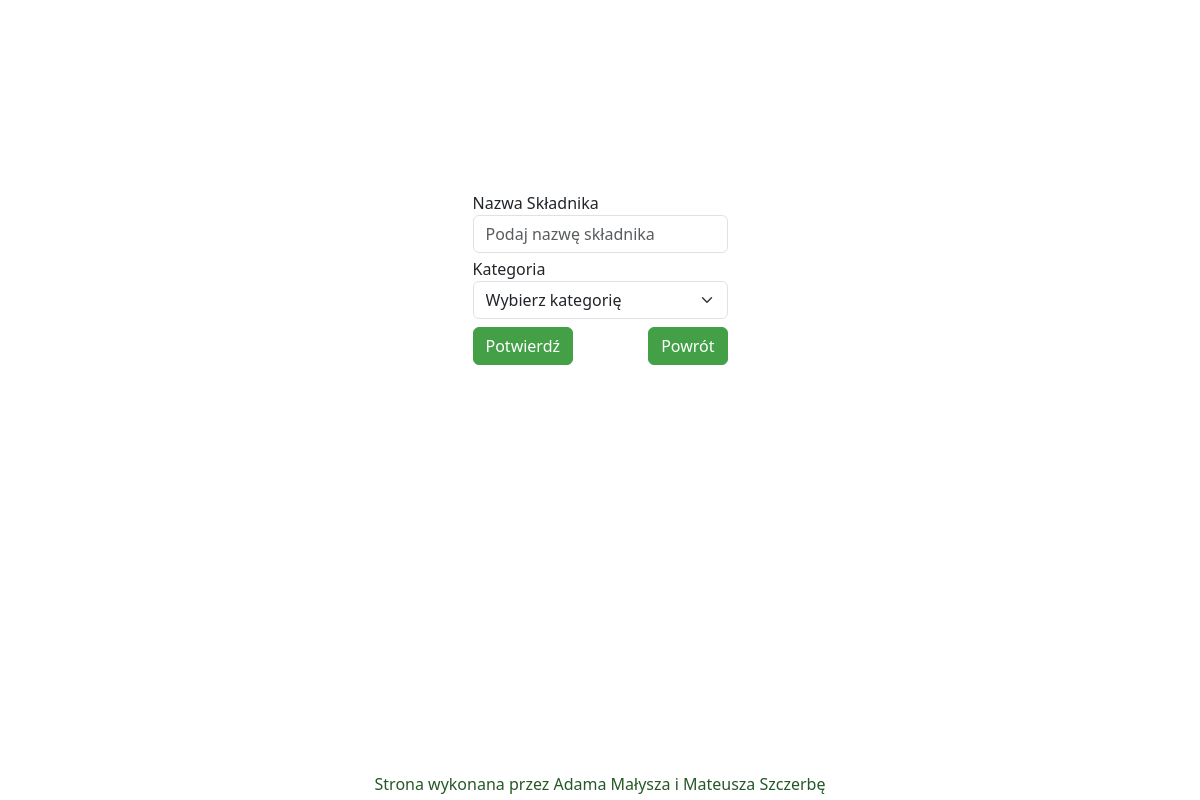
Before: /admin/edit/skladnik/9 (signed in) with the older database file.
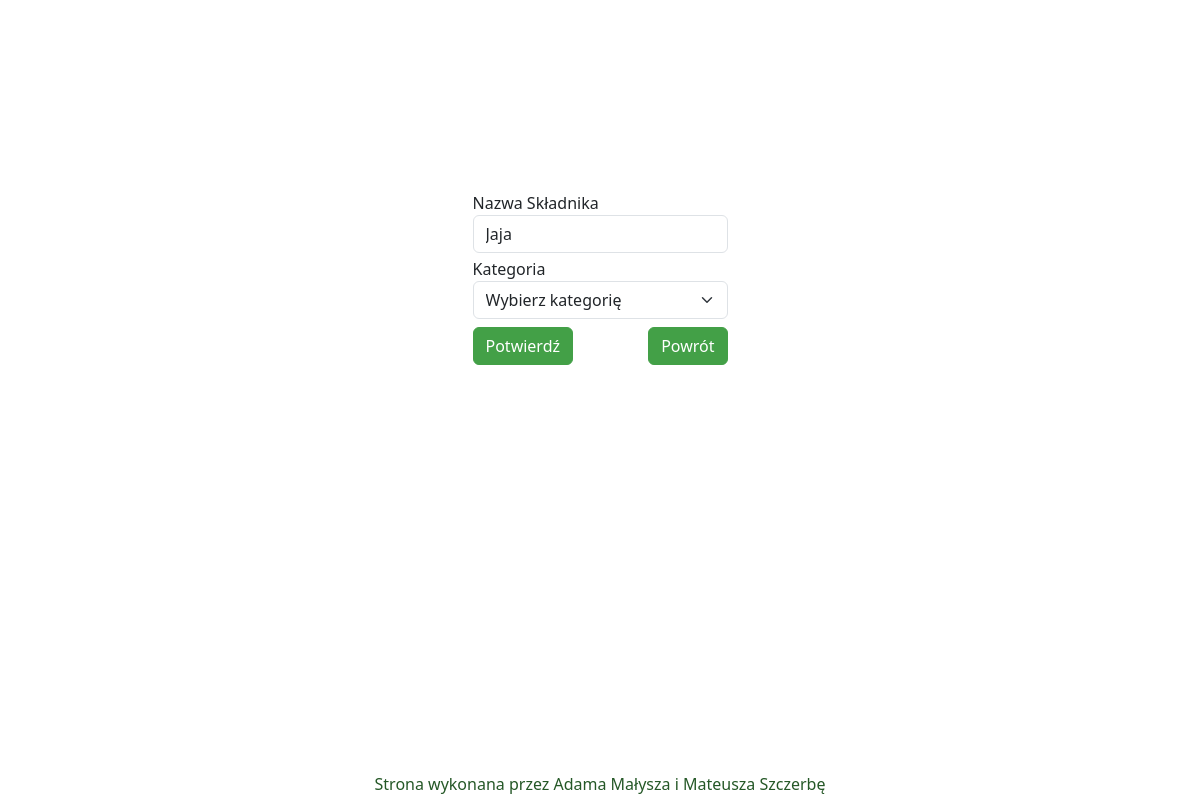
After: the same page with the newer database file.
### website/models.py (models this page shows)
class Ingredient(db.Model):
    id = db.Column(db.Integer, primary_key=True,autoincrement=True)
    name = db.Column(db.String(100))
    category = db.Column(db.Integer)

### website/admin.py (the view, shortened to what this page needs)
@admin.route('/edit/skladnik/<int:id>', methods=['POST', 'GET'])
def edit(id):
    if current_user.is_authenticated:
        skladnik = Ingredient.query.filter_by(id=id).first()
        if request.method == 'POST':
            skladnik.name = request.form.get('name')
            skladnik.category = request.form.get('category')
            db.session.commit()
            flash('Skladnik został edytowany!', category='success')
            return redirect('/admin')
        return render_template('editSkladnik.html', skladnik=skladnik)

### website/Templates/editSkladnik.html (shortened to what this page needs)
{%extends 'base.html' %}
{% block content %}
<div class="container w-25 admin-25">
    <form method="POST">
        <label for="name">Nazwa Składnika</label>
        <input type="text" class="mb-1 form-control" id="name" name="name" placeholder="Podaj nazwę składnika"
            value="{{skladnik.name}}" required="required" />
        <label for="category">Kategoria</label>
        <select class="form-select mb-1 form-control" id="category" name="category" required>
            <option disabled selected value>Wybierz kategorię</option>
        </select>
        <div class="row">
            <div class="col-6">
                <button type="submit" class="mt-1 btn btn-primary">Potwierdź</button>
            </div>
    </form>
    <div class="col-6">
        <a class="mt-1 btn btn-primary btn-return float-end" role="button" href="/admin">Powrót</a>
    </div>
</div>
{% endblock %}

Changed rows visible on the page:
added Ingredient: name "Jaja"
